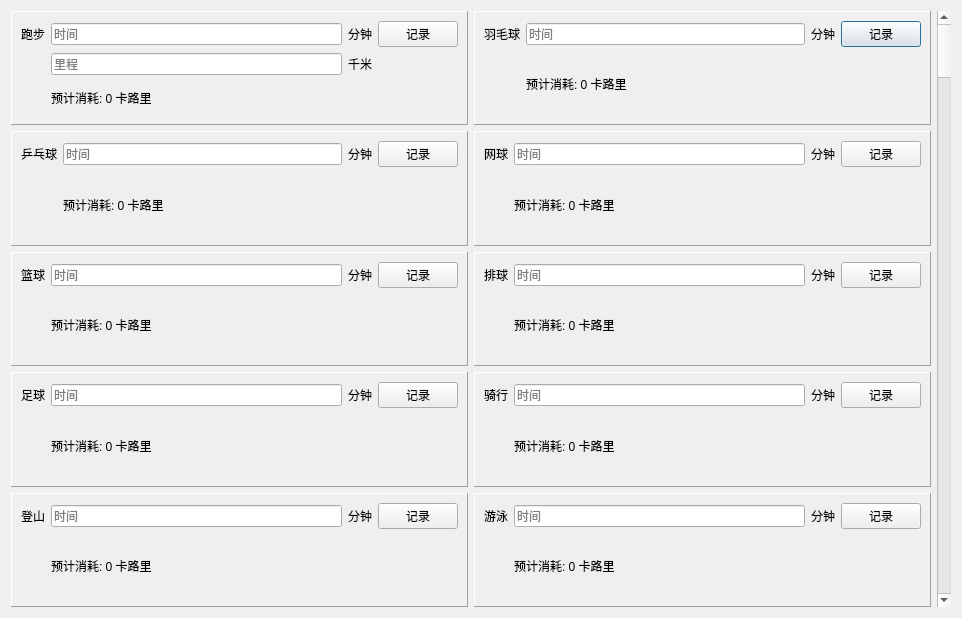
<?xml version="1.0" encoding="UTF-8"?>
<ui version="4.0">
 <class>records</class>
 <widget class="QDialog" name="records">
  <property name="geometry">
   <rect>
    <x>0</x>
    <y>0</y>
    <width>962</width>
    <height>618</height>
   </rect>
  </property>
  <property name="windowTitle">
   <string>运动记录</string>
  </property>
  <layout class="QGridLayout" name="gridLayout_8">
   <item row="0" column="1">
    <widget class="QFrame" name="badmintonframe">
     <property name="frameShape">
      <enum>QFrame::Shape::Panel</enum>
     </property>
     <property name="frameShadow">
      <enum>QFrame::Shadow::Raised</enum>
     </property>
     <layout class="QGridLayout" name="gridLayout_2">
      <item row="0" column="0">
       <widget class="QLabel" name="runLabel_2">
        <property name="text">
         <string>羽毛球</string>
        </property>
       </widget>
      </item>
      <item row="0" column="1">
       <widget class="QLineEdit" name="badmintonTime">
        <property name="text">
         <string/>
        </property>
        <property name="placeholderText">
         <string>时间</string>
        </property>
       </widget>
      </item>
      <item row="0" column="2">
       <widget class="QLabel" name="label_3">
        <property name="text">
         <string>分钟</string>
        </property>
       </widget>
      </item>
      <item row="0" column="3">
       <widget class="QPushButton" name="badmintonBtn">
        <property name="text">
         <string>记录</string>
        </property>
       </widget>
      </item>
      <item row="1" column="1">
       <widget class="QLabel" name="badmintonCalLabel">
        <property name="text">
         <string>预计消耗: 0 卡路里</string>
        </property>
       </widget>
      </item>
     </layout>
    </widget>
   </item>
   <item row="2" column="0">
    <widget class="QFrame" name="basketballframe">
     <property name="frameShape">
      <enum>QFrame::Shape::Panel</enum>
     </property>
     <property name="frameShadow">
      <enum>QFrame::Shadow::Raised</enum>
     </property>
     <layout class="QGridLayout" name="gridLayout_5">
      <item row="0" column="3">
       <widget class="QPushButton" name="basketballBtn">
        <property name="text">
         <string>记录</string>
        </property>
       </widget>
      </item>
      <item row="0" column="2">
       <widget class="QLabel" name="label_9">
        <property name="text">
         <string>分钟</string>
        </property>
       </widget>
      </item>
      <item row="0" column="0">
       <widget class="QLabel" name="runLabel_5">
        <property name="text">
         <string>篮球</string>
        </property>
       </widget>
      </item>
      <item row="0" column="1">
       <widget class="QLineEdit" name="basketballTime">
        <property name="text">
         <string/>
        </property>
        <property name="placeholderText">
         <string>时间</string>
        </property>
       </widget>
      </item>
      <item row="1" column="1">
       <widget class="QLabel" name="basketballCalLabel">
        <property name="text">
         <string>预计消耗: 0 卡路里</string>
        </property>
       </widget>
      </item>
     </layout>
    </widget>
   </item>
   <item row="4" column="0">
    <widget class="QFrame" name="climbingframe">
     <property name="frameShape">
      <enum>QFrame::Shape::Panel</enum>
     </property>
     <property name="frameShadow">
      <enum>QFrame::Shadow::Raised</enum>
     </property>
     <layout class="QGridLayout" name="gridLayout_9">
      <item row="0" column="0">
       <widget class="QLabel" name="runLabel_9">
        <property name="text">
         <string>登山</string>
        </property>
       </widget>
      </item>
      <item row="0" column="1">
       <widget class="QLineEdit" name="climbingTime">
        <property name="text">
         <string/>
        </property>
        <property name="placeholderText">
         <string>时间</string>
        </property>
       </widget>
      </item>
      <item row="0" column="2">
       <widget class="QLabel" name="label_17">
        <property name="text">
         <string>分钟</string>
        </property>
       </widget>
      </item>
      <item row="0" column="3">
       <widget class="QPushButton" name="climbingBtn">
        <property name="text">
         <string>记录</string>
        </property>
       </widget>
      </item>
      <item row="1" column="1">
       <widget class="QLabel" name="climbingCalLabel">
        <property name="text">
         <string>预计消耗: 0 卡路里</string>
        </property>
       </widget>
      </item>
     </layout>
    </widget>
   </item>
   <item row="1" column="1">
    <widget class="QFrame" name="tennisframe">
     <property name="frameShape">
      <enum>QFrame::Shape::Panel</enum>
     </property>
     <property name="frameShadow">
      <enum>QFrame::Shadow::Raised</enum>
     </property>
     <layout class="QGridLayout" name="gridLayout_4">
      <item row="0" column="3">
       <widget class="QPushButton" name="tennisBtn">
        <property name="text">
         <string>记录</string>
        </property>
       </widget>
      </item>
      <item row="0" column="1">
       <widget class="QLineEdit" name="tennisTime">
        <property name="text">
         <string/>
        </property>
        <property name="placeholderText">
         <string>时间</string>
        </property>
       </widget>
      </item>
      <item row="0" column="2">
       <widget class="QLabel" name="label_7">
        <property name="text">
         <string>分钟</string>
        </property>
       </widget>
      </item>
      <item row="0" column="0">
       <widget class="QLabel" name="runLabel_4">
        <property name="text">
         <string>网球</string>
        </property>
       </widget>
      </item>
      <item row="1" column="1">
       <widget class="QLabel" name="tennisCalLabel">
        <property name="text">
         <string>预计消耗: 0 卡路里</string>
        </property>
       </widget>
      </item>
     </layout>
    </widget>
   </item>
   <item row="2" column="1">
    <widget class="QFrame" name="volleyballframe">
     <property name="frameShape">
      <enum>QFrame::Shape::Panel</enum>
     </property>
     <property name="frameShadow">
      <enum>QFrame::Shadow::Raised</enum>
     </property>
     <layout class="QGridLayout" name="gridLayout_6">
      <item row="0" column="2">
       <widget class="QLabel" name="label_11">
        <property name="text">
         <string>分钟</string>
        </property>
       </widget>
      </item>
      <item row="0" column="1">
       <widget class="QLineEdit" name="volleyballTime">
        <property name="text">
         <string/>
        </property>
        <property name="placeholderText">
         <string>时间</string>
        </property>
       </widget>
      </item>
      <item row="0" column="3">
       <widget class="QPushButton" name="volleyballBtn">
        <property name="text">
         <string>记录</string>
        </property>
       </widget>
      </item>
      <item row="0" column="0">
       <widget class="QLabel" name="runLabel_6">
        <property name="text">
         <string>排球</string>
        </property>
       </widget>
      </item>
      <item row="1" column="1">
       <widget class="QLabel" name="volleyCalLabel">
        <property name="text">
         <string>预计消耗: 0 卡路里</string>
        </property>
       </widget>
      </item>
     </layout>
    </widget>
   </item>
   <item row="1" column="0">
    <widget class="QFrame" name="pingpongframe">
     <property name="frameShape">
      <enum>QFrame::Shape::Panel</enum>
     </property>
     <property name="frameShadow">
      <enum>QFrame::Shadow::Raised</enum>
     </property>
     <layout class="QGridLayout" name="gridLayout_3">
      <item row="0" column="1">
       <widget class="QLineEdit" name="pingpongTime">
        <property name="text">
         <string/>
        </property>
        <property name="placeholderText">
         <string>时间</string>
        </property>
       </widget>
      </item>
      <item row="0" column="0">
       <widget class="QLabel" name="runLabel_3">
        <property name="text">
         <string>乒乓球</string>
        </property>
       </widget>
      </item>
      <item row="0" column="2">
       <widget class="QLabel" name="label_5">
        <property name="text">
         <string>分钟</string>
        </property>
       </widget>
      </item>
      <item row="0" column="3">
       <widget class="QPushButton" name="pingpongBtn">
        <property name="text">
         <string>记录</string>
        </property>
       </widget>
      </item>
      <item row="1" column="1">
       <widget class="QLabel" name="pingpongCalLabel">
        <property name="text">
         <string>预计消耗: 0 卡路里</string>
        </property>
       </widget>
      </item>
     </layout>
    </widget>
   </item>
   <item row="0" column="0">
    <widget class="QFrame" name="runframe">
     <property name="frameShape">
      <enum>QFrame::Shape::Panel</enum>
     </property>
     <property name="frameShadow">
      <enum>QFrame::Shadow::Raised</enum>
     </property>
     <layout class="QGridLayout" name="gridLayout">
      <item row="0" column="1">
       <widget class="QLineEdit" name="runTimeEdit">
        <property name="text">
         <string/>
        </property>
        <property name="echoMode">
         <enum>QLineEdit::EchoMode::Normal</enum>
        </property>
        <property name="placeholderText">
         <string>时间</string>
        </property>
       </widget>
      </item>
      <item row="0" column="2">
       <widget class="QLabel" name="label">
        <property name="text">
         <string>分钟</string>
        </property>
       </widget>
      </item>
      <item row="0" column="3">
       <widget class="QPushButton" name="runButton">
        <property name="text">
         <string>记录</string>
        </property>
       </widget>
      </item>
      <item row="1" column="2">
       <widget class="QLabel" name="label_2">
        <property name="text">
         <string>千米</string>
        </property>
       </widget>
      </item>
      <item row="0" column="0">
       <widget class="QLabel" name="runLabel">
        <property name="text">
         <string>跑步</string>
        </property>
       </widget>
      </item>
      <item row="1" column="1">
       <widget class="QLineEdit" name="runDisEdit">
        <property name="text">
         <string/>
        </property>
        <property name="placeholderText">
         <string>里程</string>
        </property>
       </widget>
      </item>
      <item row="2" column="1">
       <widget class="QLabel" name="runCalLabel">
        <property name="text">
         <string>预计消耗: 0 卡路里</string>
        </property>
       </widget>
      </item>
     </layout>
    </widget>
   </item>
   <item row="4" column="1">
    <widget class="QFrame" name="swimmingframe">
     <property name="frameShape">
      <enum>QFrame::Shape::Panel</enum>
     </property>
     <property name="frameShadow">
      <enum>QFrame::Shadow::Raised</enum>
     </property>
     <layout class="QGridLayout" name="gridLayout_10">
      <item row="0" column="2">
       <widget class="QLabel" name="label_19">
        <property name="text">
         <string>分钟</string>
        </property>
       </widget>
      </item>
      <item row="0" column="0">
       <widget class="QLabel" name="runLabel_10">
        <property name="text">
         <string>游泳</string>
        </property>
       </widget>
      </item>
      <item row="0" column="1">
       <widget class="QLineEdit" name="swimmingTime">
        <property name="text">
         <string/>
        </property>
        <property name="placeholderText">
         <string>时间</string>
        </property>
       </widget>
      </item>
      <item row="0" column="3">
       <widget class="QPushButton" name="swimmingBtn">
        <property name="text">
         <string>记录</string>
        </property>
       </widget>
      </item>
      <item row="1" column="1">
       <widget class="QLabel" name="swimmingCalLabel">
        <property name="text">
         <string>预计消耗: 0 卡路里</string>
        </property>
       </widget>
      </item>
     </layout>
    </widget>
   </item>
   <item row="3" column="0">
    <widget class="QFrame" name="footballframe">
     <property name="frameShape">
      <enum>QFrame::Shape::Panel</enum>
     </property>
     <property name="frameShadow">
      <enum>QFrame::Shadow::Raised</enum>
     </property>
     <layout class="QGridLayout" name="gridLayout_7">
      <item row="0" column="1">
       <widget class="QLineEdit" name="footballTime">
        <property name="text">
         <string/>
        </property>
        <property name="placeholderText">
         <string>时间</string>
        </property>
       </widget>
      </item>
      <item row="0" column="2">
       <widget class="QLabel" name="label_13">
        <property name="text">
         <string>分钟</string>
        </property>
       </widget>
      </item>
      <item row="0" column="3">
       <widget class="QPushButton" name="footballBtn">
        <property name="text">
         <string>记录</string>
        </property>
       </widget>
      </item>
      <item row="0" column="0">
       <widget class="QLabel" name="runLabel_7">
        <property name="text">
         <string>足球</string>
        </property>
       </widget>
      </item>
      <item row="1" column="1">
       <widget class="QLabel" name="footbalCalLabel">
        <property name="text">
         <string>预计消耗: 0 卡路里</string>
        </property>
       </widget>
      </item>
     </layout>
    </widget>
   </item>
   <item row="3" column="1">
    <widget class="QFrame" name="ridingframe">
     <property name="frameShape">
      <enum>QFrame::Shape::Panel</enum>
     </property>
     <property name="frameShadow">
      <enum>QFrame::Shadow::Raised</enum>
     </property>
     <layout class="QGridLayout" name="gridLayout_11">
      <item row="0" column="0">
       <widget class="QLabel" name="runLabel_8">
        <property name="text">
         <string>骑行</string>
        </property>
       </widget>
      </item>
      <item row="0" column="1">
       <widget class="QLineEdit" name="ridingTime">
        <property name="text">
         <string/>
        </property>
        <property name="placeholderText">
         <string>时间</string>
        </property>
       </widget>
      </item>
      <item row="0" column="3">
       <widget class="QPushButton" name="ridingBtn">
        <property name="text">
         <string>记录</string>
        </property>
       </widget>
      </item>
      <item row="0" column="2">
       <widget class="QLabel" name="label_15">
        <property name="text">
         <string>分钟</string>
        </property>
       </widget>
      </item>
      <item row="1" column="1">
       <widget class="QLabel" name="ridingCalLabel">
        <property name="text">
         <string>预计消耗: 0 卡路里</string>
        </property>
       </widget>
      </item>
     </layout>
    </widget>
   </item>
   <item row="0" column="2" rowspan="5">
    <widget class="QScrollBar" name="verticalScrollBar">
     <property name="orientation">
      <enum>Qt::Orientation::Vertical</enum>
     </property>
    </widget>
   </item>
  </layout>
 </widget>
 <resources/>
 <connections/>
</ui>
